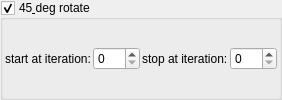
    <widget class="MyGroupBox" name="groupCheck_transf_function_enabled_false">
     <property name="toolTip">
      <string/>
     </property>
     <property name="title">
      <string>45&amp; deg rotate</string>
     </property>
     <property name="checkable">
      <bool>true</bool>
     </property>
     <layout class="QVBoxLayout" name="verticalLayout_55">
      <property name="spacing">
       <number>2</number>
      </property>
      <property name="leftMargin">
       <number>2</number>
      </property>
      <property name="topMargin">
       <number>2</number>
      </property>
      <property name="rightMargin">
       <number>2</number>
      </property>
      <property name="bottomMargin">
       <number>2</number>
      </property>
      <item>
       <layout class="QGridLayout" name="gridLayout_78">
        <property name="spacing">
         <number>2</number>
        </property>
        <item row="3" column="2">
         <widget class="QLabel" name="label_50">
          <property name="text">
           <string>stop at iteration:</string>
          </property>
         </widget>
        </item>
        <item row="3" column="3">
         <widget class="MySpinBox" name="spinboxInt_transf_stop_iterations_1">
          <property name="sizePolicy">
           <sizepolicy hsizetype="Preferred" vsizetype="Maximum">
            <horstretch>0</horstretch>
            <verstretch>0</verstretch>
           </sizepolicy>
          </property>
          <property name="maximum">
           <number>999</number>
          </property>
         </widget>
        </item>
        <item row="3" column="1">
         <widget class="MySpinBox" name="spinboxInt_transf_start_iterations_S">
          <property name="sizePolicy">
           <sizepolicy hsizetype="Minimum" vsizetype="Maximum">
            <horstretch>0</horstretch>
            <verstretch>0</verstretch>
           </sizepolicy>
          </property>
          <property name="minimum">
           <number>0</number>
          </property>
          <property name="maximum">
           <number>999</number>
          </property>
          <property name="value">
           <number>0</number>
          </property>
         </widget>
        </item>
        <item row="3" column="0">
         <widget class="QLabel" name="label_70">
          <property name="text">
           <string>start at iteration:</string>
          </property>
         </widget>
        </item>
       </layout>
      </item>
     </layout>
    </widget>
